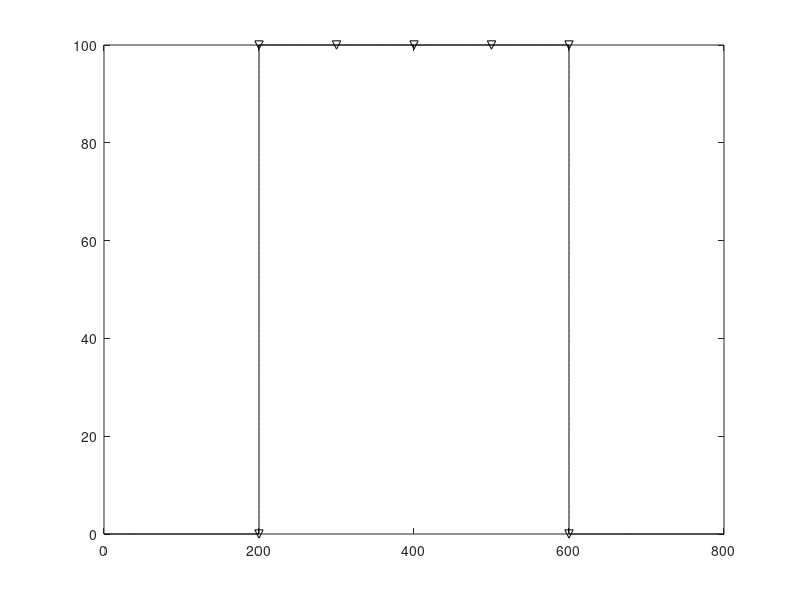

Recreate this plot in MATLAB. (Note: this script raises an error after producing the figure.)
clc;
clear all;
close all;

% p1        p2        p5            p6
% ...........         ...............
%           .         .
%           .         .
%           ...........    
%           p3        p4

flag_printf = 1;

nx = 1001;

p1 = 1;
p2 = 201;
p3 = 301;
p4 = 701;
p5 = 801;
p6 = 1001;

dh = 1;
origin_x = 0;
origin_z = 0;

bz = zeros(nx,2);
% NOTE: x direction tight
% so coord x incremental with x
for i=p1:p2
    bz(i,1) = origin_x + (i-1)*dh;
    bz(i,2) = origin_z;
end
for i=p2+1:p3
    bz(i,1) = origin_x + bz(p2,1) + cos(0.5*pi*90/90)*(i-p2)*dh;
    bz(i,2) = origin_z + bz(p2,2) + sin(0.5*pi*90/90)*(i-p2)*dh;
end
for i=p3+1:p4
    bz(i,1) = origin_x + bz(p3,1) + (i-p3)*dh;
    bz(i,2) = origin_z + bz(p3,2);
end
for i=p4+1:p5
    bz(i,1) = origin_x + bz(p4,1) + cos(0.5*pi*90/90)*(i-p4)*dh;
    bz(i,2) = origin_z + bz(p4,2) - sin(0.5*pi*90/90)*(i-p4)*dh;
end
for i=p5+1:p6
    bz(i,1) = origin_x + bz(p5,1) + (i-p5)*dh;
    bz(i,2) = origin_z + bz(p5,2);
end
% bz(:,2) = smooth(bz(:,2),20);
% bz(:,1) = smooth(bz(:,1),20);
if flag_printf
    figure(1)   
    plot(bz(:,1),bz(:,2),'k');
    hold on;
    plot(200.0, 0.0  , 'kv');
    plot(200.0, 100.0, 'kv');
    plot(300.0, 100.0, 'kv');
    plot(400.0, 100.0, 'kv');
    plot(500.0, 100.0, 'kv');
    plot(600.0, 100.0, 'kv');
    plot(600.0, 0.0  , 'kv');
    text(200.0+10, 0.0  +20,'R1',FontSize=14);
    text(200.0+10, 100.0+20,'R2',FontSize=14);
    text(300.0+10, 100.0+20,'R3',FontSize=14);
    text(400.0+10, 100.0+20,'R4',FontSize=14);
    text(500.0+10, 100.0+20,'R5',FontSize=14);
    text(600.0+10, 100.0+20,'R6',FontSize=14);
    text(600.0+10, 0.0  +20,'R7',FontSize=14);

    plot(350,-100,'k*');
    axis equal;
    set(gcf,'Position',[200,200,650,400]);
    xlabel('X axis (m)',FontSize=15,FontWeight='bold');
    ylabel('Y axis (m)',FontSize=15,FontWeight='bold');
    xlim([-100,900]);
    ylim([-300,200]);
%     title('concave step model',FontSize=15);
    set(gca,'layer','top');
    set(gca,'FontSize',10,FontWeight='bold');
    set(gcf,'color','white','renderer','painters');
    text(0,-50,'Vp=3.0 km s^{-1}',FontSize=14);
    text(0,-100,'Vs=2.0 km s^{-1}',FontSize=14);
    text(0,-150,'\rho=1.5 g cm^{-3}',FontSize=14);
end

% creat data file
file_name = '../data_file_2d.txt';
fid=fopen(file_name,'w'); % Output file name 
fprintf(fid,'# nx number\n'); 
fprintf(fid,'%d\n',nx);
fprintf(fid,'# bz coords\n'); 
for i=1:nx
  fprintf(fid,'%.9e %.9e\n',bz(i,1),bz(i,2));
end

if flag_printf
   print(gcf,'model4.png','-r300','-dpng');
 end

